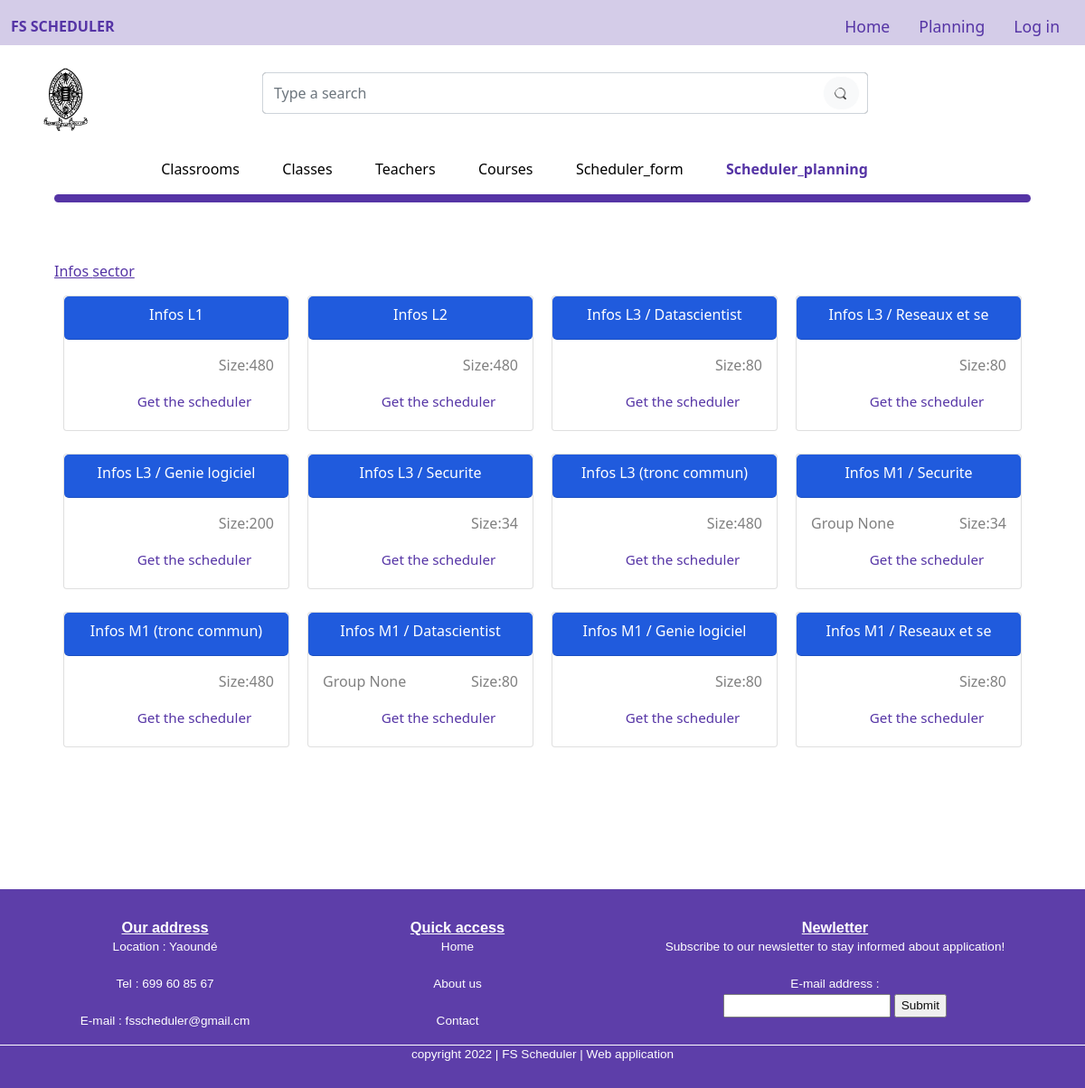
Screenshot of /scheduler_plann with the database file from the repository.
### core/models.py (models this page shows, shortened)
class Classe(models.Model):
	GROUPES = [
		("A", "A"),
		("B", "B"),
		("C", "C"),
		("D", "D"),
		("E", "E"),
    ]
	FILIERES = [
		("Bios", "Bios"),
		("Chm", "Chm"),
		("Infos", "Infos"),
		("Maths", "Maths"),
		("phy", "phy"),
		("STU", "STU"),
		("Geos", "Geos")
    ]
	NIVEAUX = [
		("L1", "L1"),
		("L2", "L2"),
		("L3", "L3"),
		("M1", "M1"),
	]
	NAME_FILIERES = {"Bios":"Biosciences", "Chm":"Chemistry", "Infos":"Informatics",
				"Maths":"Mathematics", "phy":"Physics", "STU":"STU"}
	filiere = models.CharField(max_length = 100, choices = FILIERES)
	complete_name_filiere = models.CharField(max_length = 100, default = "", null=True, blank=True)
	niveau = models.CharField(max_length = 100, choices = NIVEAUX)
	groupe = models.CharField(max_length = 100, choices = GROUPES, null=True, blank=True)
	effectif = models.IntegerField()
	specialite = models.ForeignKey(Specialite, on_delete=models.CASCADE, null=True, blank=True)
	slug = models.SlugField(null=True, blank=True, unique=True)
	class Meta:
		verbose_name_plural = 'Classes'
	def __str__(self):
		if (self.specialite == None or self.specialite == "") and (self.groupe == None or self.groupe == ""):
			return self.filiere + " - " + self.niveau
		elif self.specialite != None:
			if (self.groupe == None or self.groupe == ""):
				return self.filiere + " - " + self.niveau + " - " + str(self.specialite)
			else:
				return self.filiere + " - " + self.niveau + " - " + str(self.specialite) + " - " + self.groupe
		elif self.groupe != None:
			if (self.specialite == None or self.specialite == ""):
				return self.filiere + " - " + self.niveau + " - " + self.groupe
			else:
				return self.filiere + " - " + self.niveau + " - " + str(self.specialite) + " - " + self.groupe

### core/views.py (the view)
# urls.py: path('scheduler_plann',SchedulerPlannView.as_view(),name='scheduler_plann'),
class SchedulerPlannView(TemplateView):
	template_name = 'core/scheduler_plann.html'
	def get(self, request, *args, **kwargs):
		admin, online = False, False
		if request.user.is_authenticated :
			if Admin.objects.filter(user = request.user).exists():
				admin = True
				online = True
			print('')
		filieres = list(set([classe.filiere for classe in Classe.objects.all()]))
		list_classes = []
		filieres = sorted(filieres)
		print(filieres)
		for filiere in filieres:
			instance = ListClasses()
			instance.filiere = filiere
			instance.classes = Classe.objects.filter(filiere = filiere)
			for classe in instance.classes:
				if classe.groupe != "":
					classe.groupe = "Group "+str(classe.groupe)+""
				if classe.specialite != None: # juste pour l'affichage
					s = Specialite()
					s.nom_specialite = "/ "+str(classe.specialite)+""
					classe.specialite = s
				else: # ici je veux juste preciser que pour les niveaux 3 et 4 dont la specialité n'est pas precisee qu'en fait cest tronc commun
					if classe.niveau == 'L3' or classe.niveau == 'M1':
						s = Specialite()
						s.nom_specialite = "(tronc commun)"
						classe.specialite = s
			list_classes.append(instance)
		print(list_classes[0].classes)
		return render(request, self.template_name, {'admin':admin, 'online':online, 'list_classes':list_classes})

### core/models.py (called while the page is built)
	def __str__(self):
		return self.nom_specialite

### core/templates/core/scheduler_plann.html (shortened to what this page needs)
{% extends 'core/home.html' %}
{% load static %}
{% block link %}
<link rel="stylesheet" type="text/css" href="{% static 'core/css/home1.css'%}">
<link rel="stylesheet" type="text/css" href="{% static 'core/css/bootstrap.min.css'%}">
<link rel="stylesheet" type="text/css" href="{% static 'core/css/register_classes.css'%}">
<link rel="stylesheet" type="text/css" href="{% static 'core/css/list_classes.css'%}">
{% endblock %}
{% block liens %}
	<a class="nav-link " aria-current="page" style="color: #5534A5;  " href="/">Home</a>
	<a class="nav-link " style="color: #5534A5; " href="{% url 'list/salles' %}">Planning</a>
	    {% if online == True %}
			<a class="nav-link" style="color: #5534A5;" href="../logout">Logout</a>
		{% else %}
			<a class="nav-link" style="color: #5534A5;" href="../login">Log in</a>
		{% endif %}
	{% endblock %}
{% block content %}
<br><br><br>
	<div class="fixed-top" style="background-color:white; margin-top: 50px;">
		<div id="chercher"  >
			<img class="" src="{% static 'core/img/logo.jpg'%}"  style="height: 70px; width: 50px; margin-left: 5%; "></img>
			<br>
			<form method=POST action="{% url 'searchsalles' %}" class="form-inline" id="btn1">
				<input class="form-control mr-sm-2" type="search" name="searched" value = "" required placeholder="Type a search" aria-label="Search" id="btn">
			 	<button class="btn btn-light my-2 my-sm-1" id="btn2" type="submit" style="margin-left:-50px; border-color:white; border-radius: 50px;"><img src="{% static 'core/img/loupe.png'%}" width="15px" height="15px" style="border-radius: 50px; padding-top:0%; padding-bottom:2%; border-color:white;"></button>
			</form>
		</div>
		<div id="menu" >
			<ul style="">
				<li><a href="{% url 'register/salles' %}" style="color:black; font-weight: normal;">Classrooms</a></li>
				<li><a href="{% url 'register/classes' %}" style="color:black; font-weight: normal;">Classes</a></li>
				<li><a href="{% url 'register/teachers' %}" style="color:black; font-weight: normal;">Teachers</a></li>
				<li><a href="{% url 'register/courses' %}" style="color:black; font-weight: normal;">Courses</a></li>
				<li><a href="{% url 'edit/sheduler' %}" style="color:black; font-weight: normal;">Scheduler_form</a></li>
				<li><a href="{% url 'scheduler_plann' %}" >Scheduler_planning</a></li>
			</ul>
			<hr style="width:90%; margin-top: 0px; height:9px; border-radius: 6px; color: red; opacity: 1;  background-color:#5534A5 ;; !important ; margin-left: 0px; padding-left: 0px;margin-left: 5%;">
		</div><br>
	</div> <br><br><br><br><br><br><br><br><br>
		{% for occ in list_classes %}
			<div style="color: #5534A5; text-decoration: underline; margin-left: 5%;">{{occ.filiere}} sector</div>
			<div id="R10">
				{% for classe in occ.classes %}
			  		<div  class="card" style="width:250px; height: 150px;">
				  		<div class="card-header" style="background-color:#205BDD ; width:100%; height:44%; text-align:center; border-radius: 5px;color: white;">
				    		{{classe.filiere}} {{classe.niveau}} {{classe.specialite | default_if_none:""}}
				  		</div>
					  	<div class="card-body" style=" height:94%;">
					  		<a href="../sheduler/classes/{{classe.slug}}/" style="text-decoration:none;" >
						  	<div class="" style="display: flex;flex-direction: row; justify-content: space-between; color: grey;font-size: 0.5;">
							    <p >{{classe.groupe}} </p>
							    <p >Size:{{classe.effectif}}</p>
					   		</div></a>
				    		<a href="../sheduler/classes/{{classe.slug}}/" style="font-size: 0.95em; margin-left: 30%; padding-top: -5px; color: #5534A5 ; text-decoration:none;" >Get the scheduler</a>
				  		</div>
			  		</div>
		  		{% endfor %}
			</div> <br><br><br>
		{% endfor %}
{% endblock %}

### core/static/core/css/register_classes.css (style rules this page uses)
#menu ul { margin-left: 5%; margin-right:5%; }
#menu li { padding-left: 2%; }

### core/static/core/css/list_classes.css (style rules this page uses)
#chercher { width: 80%; height: 100%; padding-top: 25px; padding-bottom: 30px; display: flex; flex-direction: row; }
#btn1 { display: flex; flex-direction: row; margin-top: 5px; border-radius: 5px; height: 96%; width: 80%; position: center; margin-left: 20%; background-color: grey; }
#menu ul { list-style-image: none; list-style-type: none; display: flex; flex-direction: row; justify-content: space-between; margin-left: 10%; margin-right: 20%; color:#5534A5 ; font-weight: bold; }
#menu ul li a { margin-left: 10px; color: #5534A5; text-decoration: none; }
#R10 { margin-top: 15px; display: flex; flex-direction: row; justify-content: space-around; flex-wrap: wrap; margin-right: 5%; margin-left: 5%; }
.card { margin-bottom: 25px; }

### rows the page displays
Classe: filiere "Infos", filiere "Infos", niveau "L1", effectif "480"
Classe: filiere "Infos", niveau "L2", effectif "480"
Classe: filiere "Infos", niveau "L3", specialite "/ Datascientist", effectif "80"
Classe: filiere "Infos", niveau "L3", specialite "/ Reseaux et se", effectif "80"
Classe: filiere "Infos", niveau "L3", specialite "/ Genie logiciel", effectif "200"
Classe: filiere "Infos", niveau "L3", specialite "/ Securite", effectif "34"
Classe: filiere "Infos", niveau "L3", specialite "(tronc commun)", effectif "480"
Classe: filiere "Infos", niveau "M1", specialite "/ Securite", groupe "Group None", effectif "34"
Classe: filiere "Infos", niveau "M1", specialite "(tronc commun)", effectif "480"
Classe: filiere "Infos", niveau "M1", specialite "/ Datascientist", groupe "Group None", effectif "80"
Classe: filiere "Infos", niveau "M1", specialite "/ Genie logiciel", effectif "80"
Classe: filiere "Infos", niveau "M1", specialite "/ Reseaux et se", effectif "80"
